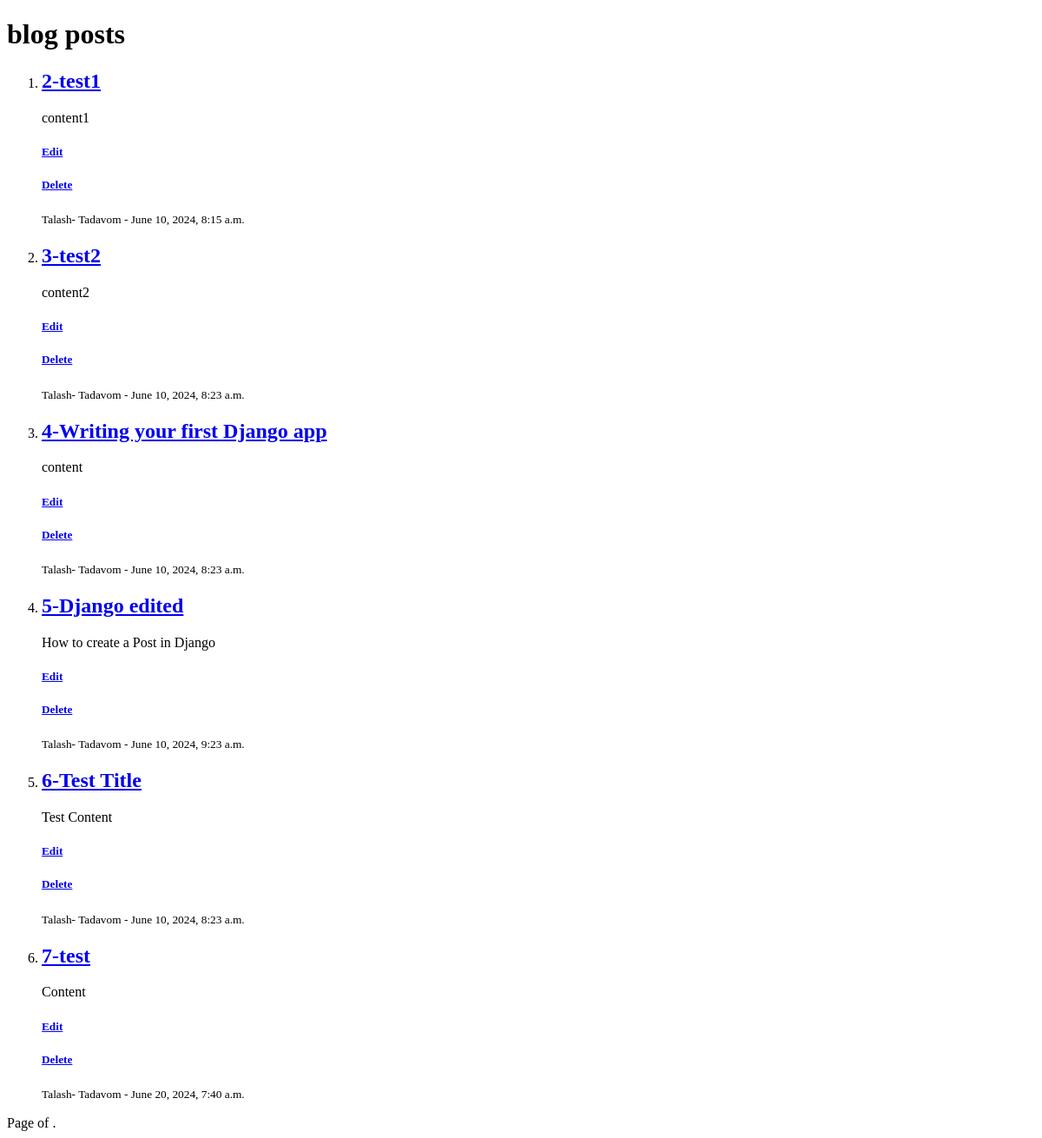
Before: /blog/post/ (signed in) with the older database file.
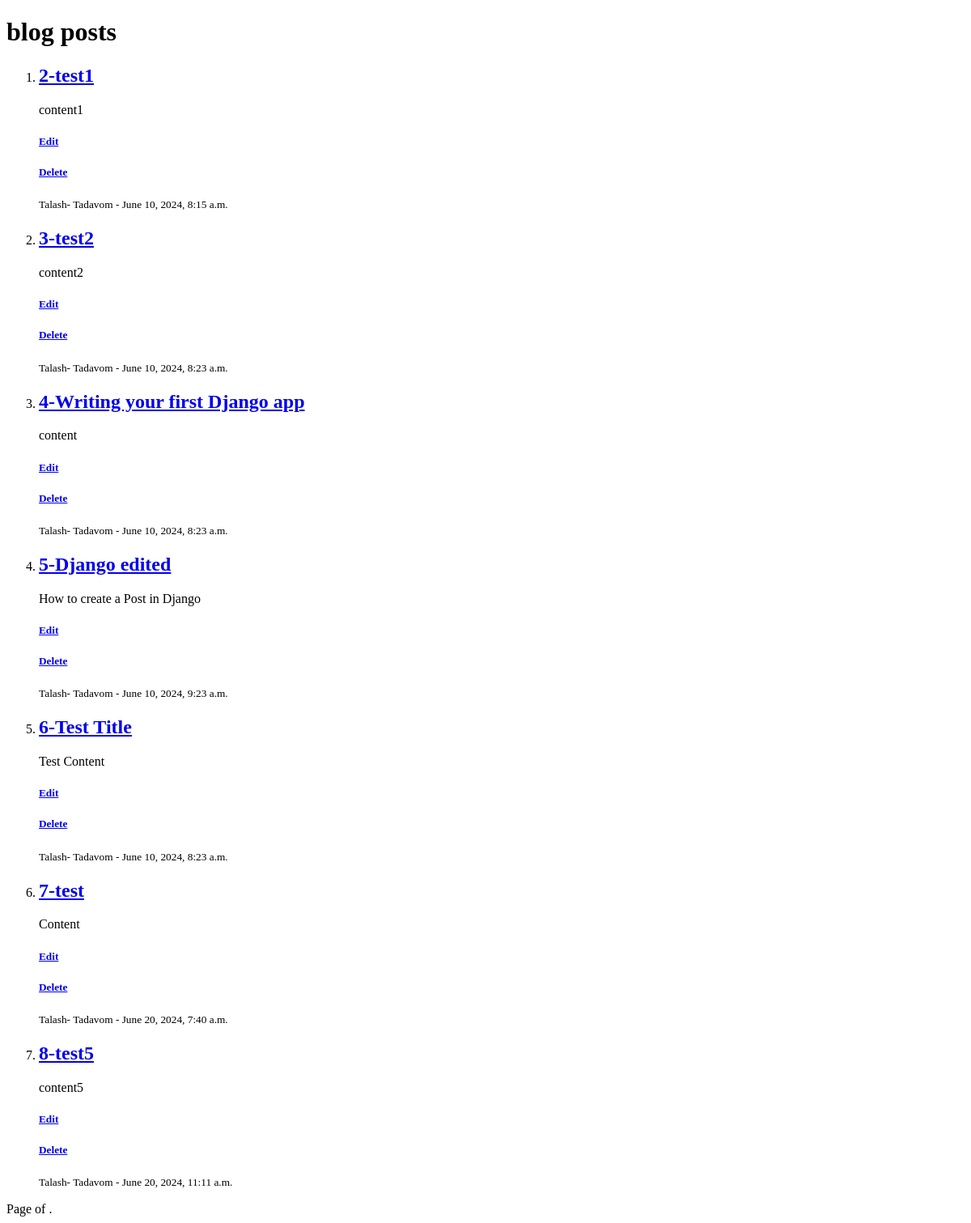
After: the same page with the newer database file.
### blog/models.py (models this page shows, shortened)
class Post(models.Model):
    author = models.ForeignKey('accounts.Profile', on_delete=models.CASCADE)
    image = models.ImageField(null=True, blank=True)
    title = models.CharField(max_length=250)
    content = models.TextField()
    status = models.BooleanField()
    category = models.ForeignKey('Category', on_delete=models.SET_NULL, null=True)
    created_date = models.DateTimeField(auto_now_add=True)
    updated_date = models.DateTimeField(auto_now=True)
    published_date = models.DateTimeField()

### accounts/models.py (models this page shows, shortened)
class Profile(models.Model):
    user = models.ForeignKey(User,on_delete=models.CASCADE)
    first_name = models.CharField(max_length=250)
    last_name = models.CharField(max_length=250)
    image = models.ImageField(blank=True,null=True)
    description = models.TextField()
    created_date = models.DateTimeField(auto_now_add=True)
    updated_date = models.DateTimeField(auto_now=True)

### blog/views.py (the view)
# urls.py: path('post/',views.PostList.as_view(), name="post-list"),
class PostList(LoginRequiredMixin,PermissionRequiredMixin,ListView):
    permission_required ='blog.view_post'
    queryset = Post.objects.all()
    context_object_name = "posts"
    ordering = 'id'

### templates/blog/post_list.html (shortened to what this page needs)
<!DOCTYPE html>
<html lang="en">
<head>
</head>
<body>
    <h1> blog posts </h1>
    <ol>
    {% for post in posts %}
    <li>
  <a href="{% url 'blog:post-detail' pk=post.id %}"><h2> {{post.id}}-{{post.title}} </h2></a>
  <p> {{post.content}} </p>
  <a href="{% url 'blog:post-edit' pk=post.id %}">
              <h5>Edit</h5>
          </a>
  <a href="{% url 'blog:post-delete' pk=post.id %}">
                <h5>Delete</h5>
  </a>
  <small>{{post.author.first_name}}- {{post.author.last_name}} - {{post.published_date}}</small>
    </li>
    {% endfor %}
    </ol>
    <div class="pagination">
        <span class="step-links">
            <span class="current">
                Page {{ page_obj.number }} of {{ page_obj.paginator.num_pages }}.
            </span>
        </span>
    </div>
</body>
</html>

Changed rows visible on the page:
added Post: id "8", title "test5", content "content5", author.first_name "Talash", author.last_name "Tadavom", published_date "June 20, 2024, 11:11 a.m."
